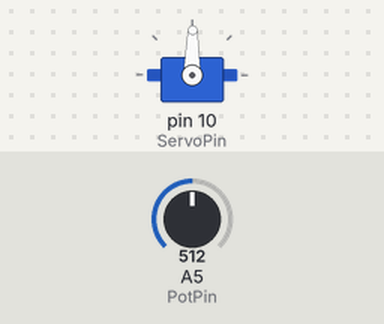
The sketch below on a simulated Arduino Uno, built with avr-gcc and run on an emulated ATmega328P. Parts: servo. The inputs (shaded band) are chosen by the test bench; at power-on: A5 (PotPin) = 512.

Above: at 1.2 s.
1.3 s: A5 (PotPin) set to 716
At 2.4 s:
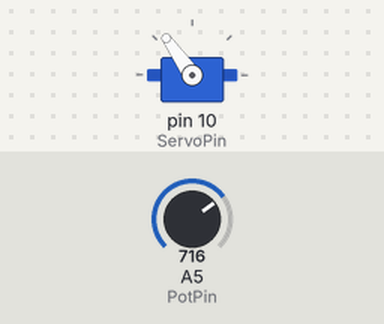
2.8 s: A5 (PotPin) set to 900
At 3.5 s:
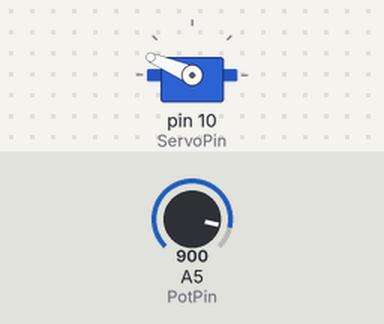
4.3 s: A5 (PotPin) set to 1023
At 4.7 s:
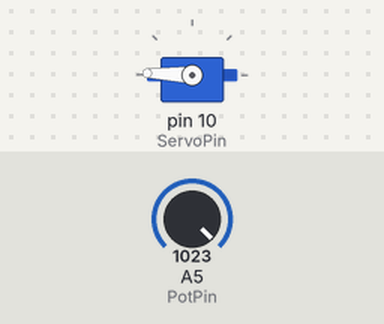
5.8 s: A5 (PotPin) set to 306
At 7.0 s:
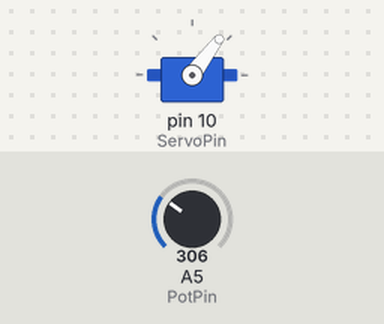
7.3 s: A5 (PotPin) set to 122
At 8.2 s:
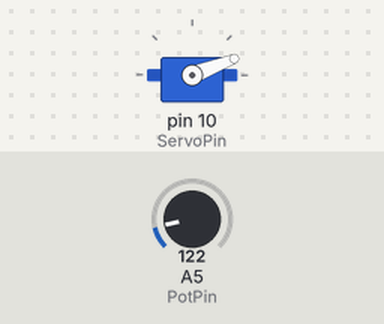
8.8 s: A5 (PotPin) set to 511
At 9.3 s:
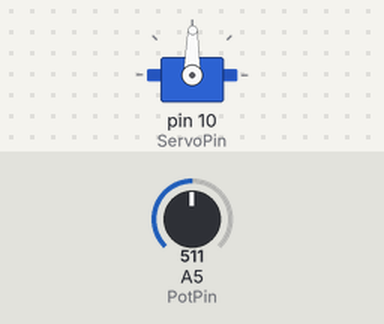
Timing chart, 0 to 11.3 s (numbered marks = the images above; inputs shaded):
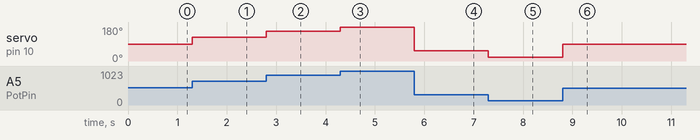

The sketch:

ServoDialClass.ino
```cpp
#include <Servo.h> //include the servo library
Servo myservo; //create servo object to control your servo

int ServoPin = 10;
int pos = 90; // 90 corresponds to 135 degree (the middle position of the servo

//0 corresponds to 0
//180 corresponds to 270 degrees (max position of the servo)

int PotPin = A5; //only input, no definition
int PotValue = 0; //store potentiometer value

void setup() {
  // put your setup code here, to run once:
  myservo.attach(ServoPin); //attaches the servo to pin
  myservo.write(pos);
}

void loop() {
  // put your main code here, to run repeatedly:
  PotValue = analogRead(PotPin);
  PotValue = map(PotValue,0,1030,0,180);
  myservo.write(PotValue);
}
```

Measured:
- after the input at 1.3 s, servo on pin 10 (ServoPin): 89° → 125° at once
- after the input at 2.8 s, servo on pin 10 (ServoPin): 125° → 157° at once
- after the input at 4.3 s, servo on pin 10 (ServoPin): 157° → 178° at once
- after the input at 5.8 s, servo on pin 10 (ServoPin): 178° → 53° at once
- after the input at 7.3 s, servo on pin 10 (ServoPin): 53° → 21° at once
- after the input at 8.8 s, servo on pin 10 (ServoPin): 21° → 89° at once
